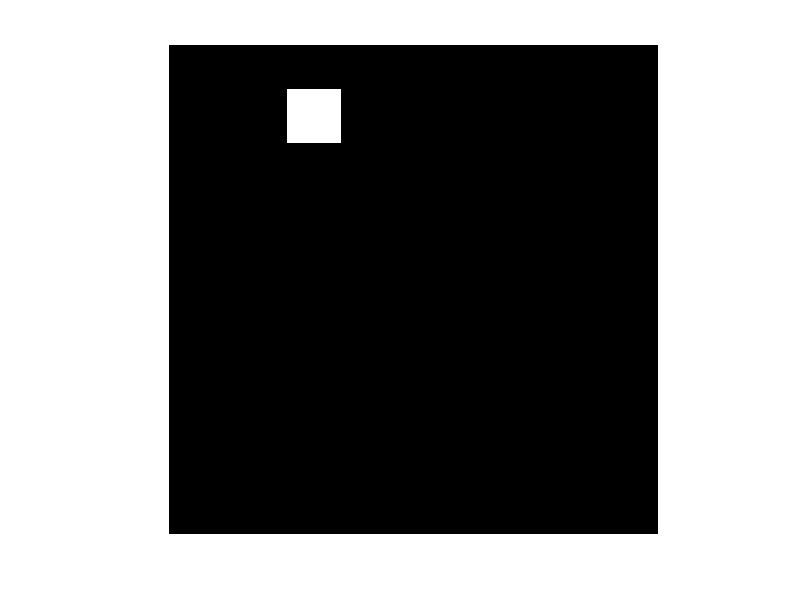

The MATLAB source for this figure: (Note: this script raises an error after producing the figure.)
%%
close all; clear; clc;

a = zeros(100, 100);
a(10:20, 25:35) = 1;

imshow(a);


%%


close all; clear; clc;

a = imread('figury_02.png');

a_hsv = rgb2hsv(a);

bin = a_hsv(:, :, 2) > 0.01;
bin2 = ~a_hsv(:, :, 3) > 0.01;

bin = bin + bin2;
bin = medfilt2(bin, [3 3]);
bin = ordfilt2(bin, 5, ones(5));


% subplot(121),imshow(a);
% subplot(122),imshow(bin);

[aseq, N] = bwlabel(bin);

prop = regionprops(uint8(aseq), 'all');
wynik = false(size(bin));

for k = 1:N
%     if k == 2
%         continue
%     end

    mask = aseq == k;
    %obiekty, gdzie przynajmniej jedna dziura ma ksztalt kola

    %obiekty z dziurami
    if prop(k).EulerNumber <= 0
    %teraz musimy sprawdzic, co to za dziury - szukamy kol
        img_temp = ~mask;
        [aseq1, N1] = bwlabel(img_temp);

        for l = 1:N1
            mask1 = aseq1 == l;

            pole = bwarea(mask1);
            obwod = bwarea(bwperim(mask1));
            bwk = (4 * pi * pole) / (obwod^2);
        
            if abs (bwk - 1) < 0.12
                wynik = wynik + mask;
            end

        end
    end
end

subplot(131),imshow(bin);
subplot(132),imshow(wynik);
subplot(133), imshow(a_hsv);